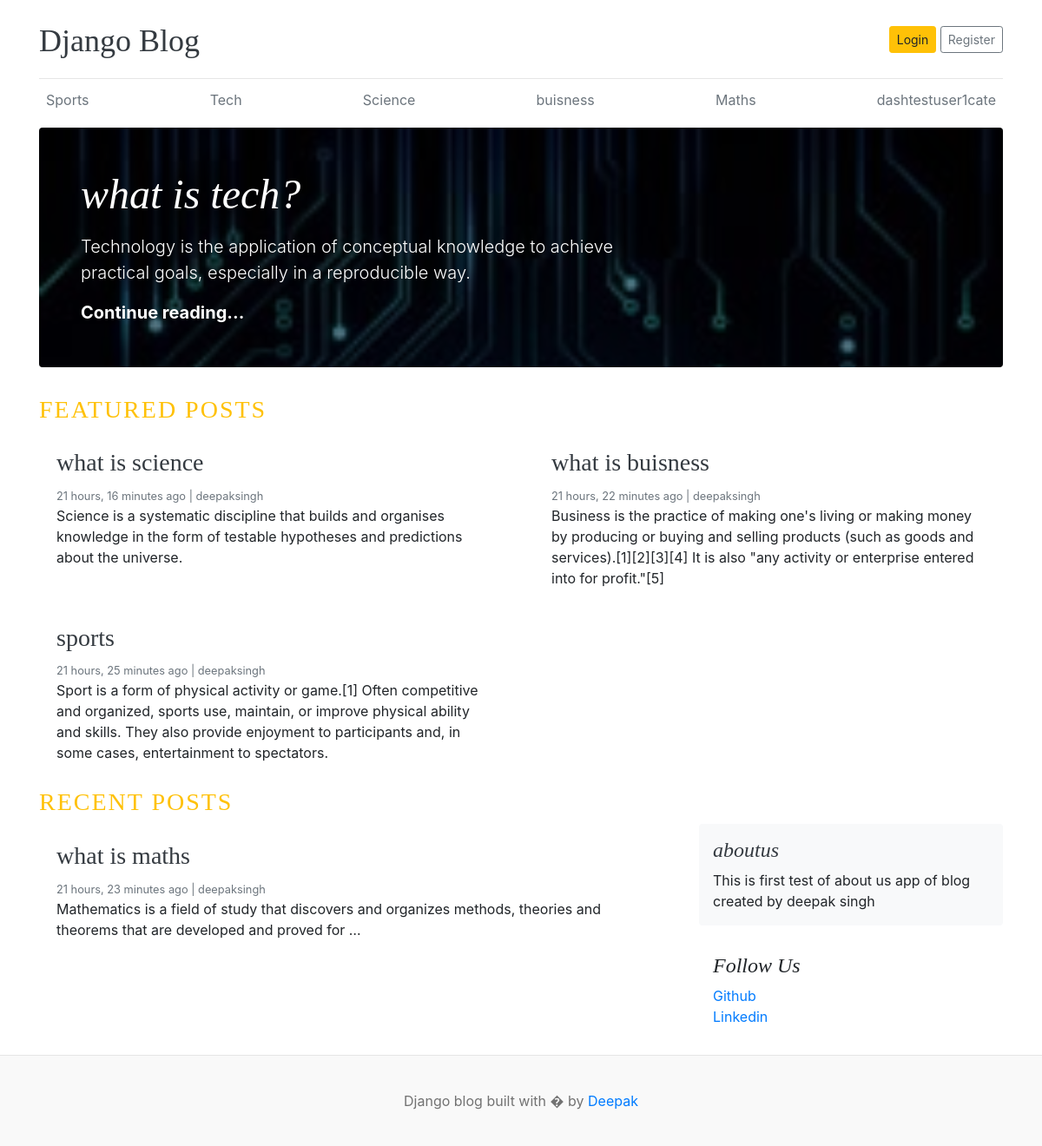
The page / on the database its author committed.
### blog/models.py (models this page shows, shortened)
class Category(models.Model):
    category_name=models.CharField(max_length=255,unique=True)
    created_at=models.DateTimeField(auto_now_add=True)
    updated_at=models.DateTimeField(auto_now=True)
    class Meta:
        verbose_name_plural='categories'

class Blog(models.Model):
    title=models.CharField(max_length=255)
    slug=models.SlugField(max_length=500,unique=True)
    category=models.ForeignKey(Category,on_delete=models.CASCADE)
    author=models.ForeignKey(User,on_delete=models.CASCADE)
    featured_image=models.ImageField(upload_to='uploads/%Y/%m/%d/',blank=True)
    excerpt=models.TextField(max_length=255)
    content=models.TextField(max_length=2000)
    status=models.CharField(max_length=20,choices=STATUS_CHOICES,default='Draft')
    IS_FEATURED=models.BooleanField(default=False)
    created_at=models.DateTimeField(auto_now_add=True)
    updated_at=models.DateTimeField(auto_now=True)

### aaboutus/models.py (models this page shows, shortened)
class About(models.Model):
    about_heading=models.CharField(max_length=50)
    about_description=models.TextField(max_length=200)
    created_at=models.DateTimeField(auto_now_add=True)
    updated_at=models.DateTimeField(auto_now=True)
    class Meta:
        verbose_name_plural='About Us'

class sociallink(models.Model):
    platform=models.CharField(max_length=50)
    link=models.URLField(max_length=200)

### blog_main/views.py (the view)
# urls.py: 2. Add a URL to urlpatterns:  path('', views.home, name='home')
def home(request):
    categories=Category.objects.all()
    featured_posts=Blog.objects.filter(IS_FEATURED=True,status='Published').order_by('-updated_at')
    post=Blog.objects.filter( IS_FEATURED=False,status='Published')
    try:
        about=About.objects.get()
    except About.DoesNotExist:
        about=None
    context={
        'categories':categories,
        'featured_posts':featured_posts,
        'post':post,
        'about':about,
    }
    return render(request, 'home.html', context)

### blog/context_processors.py (called while the page is built)
def get_Categories(request):
    categories=Category.objects.all()
    return {'categories':categories}

def get_sociallinks(request):
    sociallinks=sociallink.objects.all()
    return {'sociallinks':sociallinks}

### templates/home.html
{% extends 'base.html' %}
{% block content %}
{% for post in featured_posts %}
  {% if forloop.first %}
  <div class="jumbotron p-3 p-md-5 text-white rounded bg-dark" style="background-image: url({{ post.featured_image.url }}) ;background-blend-mode: overlay;background-size:cover;">
      <div class="col-md-8 px-0">
        <h1 class="display-4 font-italic"> {{ post.title }}</h1>
        <p class="lead my-3">{{ post.excerpt }}</p>
        <p class="lead mb-0"><a href="{% url 'blogs' post.slug %}" class="text-white font-weight-bold">Continue reading...</a></p>
      </div>
    </div>
    {% endif %}
{% endfor %}
 <h3 class="text-uppercase  text-warning " style="letter-spacing:2px">Featured Posts</h3>
  <div class="row mb-2">
    {% for post in featured_posts %}
    {% if not forloop.first %}
    <div class="col-md-6">
      <div class="card border-0" >
        <div class="card-body">
          <h3><a href="{% url 'blogs' post.slug %}" class="text-dark">{{post.title}}</a></h3>
          <small class="mb-1 text-muted">{{post.created_at | timesince }} ago | {{post.author}}</small>
          <p class="card-text">{{post.excerpt}}</p>
        </div>
      </div>
    </div>
    {% endif %}
    {% endfor %}
  </div>
  <h3 class="text-uppercase  text-warning " style="letter-spacing:2px"> Recent Posts</h3>
  <main role="main" class="container p-0">
    <div class="row">
      <div class="col-md-8 blog-main">
        {% for post in post %}
        <div class="card border-0" >
          <div class="card-body">
            <h3 ><a href="{% url 'blogs' post.slug %}" class="text-dark">{{post.title}}</a> </h3>
            <small class="mb-1 text-muted">{{post.created_at | timesince }} ago | {{post.author}}</small>
            <p class="card-text">{{post.excerpt | truncatewords:20}}</p>
          </div>
        </div>
        {% endfor %}
      </div>
      <aside class="col-md-4 blog-sidebar">
        <div class="p-3 mb-3 bg-light rounded">
          <h4 class="font-italic"><a href="{% url 'aboutus' %}" class="text-dark">{{about.about_heading}}</a></h4>
          <p class="mb-0">{{about.about_description}}</p>
        </div>
        {% if sociallinks %}
        <div class="p-3">
          <h4 class="font-italic">Follow Us</h4>
          <ol class="list-unstyled">
            {% for link in sociallinks %}
            <li><a href="{{link.link}}">{{link.platform}}</a></li>
            {% endfor %}
          </ol>
        </div>
        {% endif %}
      </aside>
    </div>
  </main>
</div>
{% endblock %}

### templates/base.html (shortened to what this page needs)
{% load static %}
<!DOCTYPE html>
<html lang="en">
<head>
    <link href="https://getbootstrap.com/docs/4.0/dist/css/bootstrap.min.css" rel="stylesheet">
    <link href="{% static 'css/blog.css' %}" rel="stylesheet">
    <link rel="stylesheet" href="https://cdnjs.cloudflare.com/ajax/libs/font-awesome/4.7.0/css/font-awesome.min.css">
  </head>
<body>
    <div class="container">
      <header class="blog-header py-3">
        <div class="row flex-nowrap justify-content-between align-items-center">
          <div class="col-8 pt-1">
            <a class="blog-header-logo text-dark" href="/">Django Blog</a>
          </div>
          <div class="col-4 d-flex justify-content-end align-items-center">
            {% if not user.is_authenticated %}
            <a class="btn btn-sm btn-warning" href="{% url 'login' %}">Login</a> &nbsp;
            <a class="btn btn-sm btn-outline-secondary" href="{% url 'register' %}">Register</a>
            {% else %}
              <span><a href="{% url 'dashboard' %}">dashboard</a> </span>
              <span><a href="{% url 'logout' %}"> Logout </a></span>
            {% endif %}
          </div>
        </div>
      </header>
      <div class="nav-scroller py-1 mb-2">
        <nav class="nav d-flex justify-content-between">
          {% for category in categories %}
          <a class="p-2 text-muted" href="{% url 'posts_by_category' category.id %}">{{category.category_name}}</a>
          {% endfor %}
        </nav>
      </div>
{% block content %}
{% endblock %}
<footer class="blog-footer">
    <p>Django blog built with � by <a href="#">Deepak</a></p>
  </footer>
  </body>
  </html>

### blog_main/static/css/blog.css (style rules this page uses)
.blog-header { border-bottom: 1px solid #e5e5e5; }
.blog-header-logo { font-family: "Playfair Display", Georgia, "Times New Roman", serif; font-size: 2.25rem; }
h1, h2, h3, h4, h5, h6 { font-family: "Playfair Display", Georgia, "Times New Roman", serif; }
.display-4 { font-size: 2.5rem; }
@media (min-width: 768px) { .display-4 { font-size: 3rem; } }
.blog-footer { padding: 2.5rem 0; color: #727272; text-align: center; background-color: #f9f9f9; border-top: .05rem solid #e5e5e5; }
.blog-footer p:last-child { margin-bottom: 0; }

### rows shown on the page
Category: category_name "Sports"
Category: category_name "Tech"
Category: category_name "Science"
Category: category_name "buisness"
Category: category_name "Maths"
Category: category_name "dashtestuser1cate"
Blog: featured_image (picture), title "what is tech?", excerpt "Technology is the application of conceptual knowledge to achieve practical goals, especially in a reproducible way."
Blog: title "what is science", created_at "21 hours, 16 minutes", author "deepaksingh", excerpt "Science is a systematic discipline that builds and organises knowledge in the form of testable hypotheses and predictions about the universe."
Blog: title "what is buisness", created_at "21 hours, 22 minutes", author "deepaksingh", excerpt "Business is the practice of making one's living or making money by producing or buying and selling products (such as goods and services).[1][2][3][4] It is also \"any activity or enterprise entered into for profit.\"[5]"
Blog: title "sports", created_at "21 hours, 25 minutes", author "deepaksingh", excerpt "Sport is a form of physical activity or game.[1] Often competitive and organized, sports use, maintain, or improve physical ability and skills. They also provide enjoyment to participants and, in some cases, entertainment to spectators."
Blog: title "what is maths", created_at "21 hours, 23 minutes", author "deepaksingh", excerpt "Mathematics is a field of study that discovers and organizes methods, theories and theorems that are developed and proved for …"
About: about_heading "aboutus", about_description "This is first test of about us app of blog created by deepak singh"
sociallink: platform "Github"
sociallink: platform "Linkedin"
